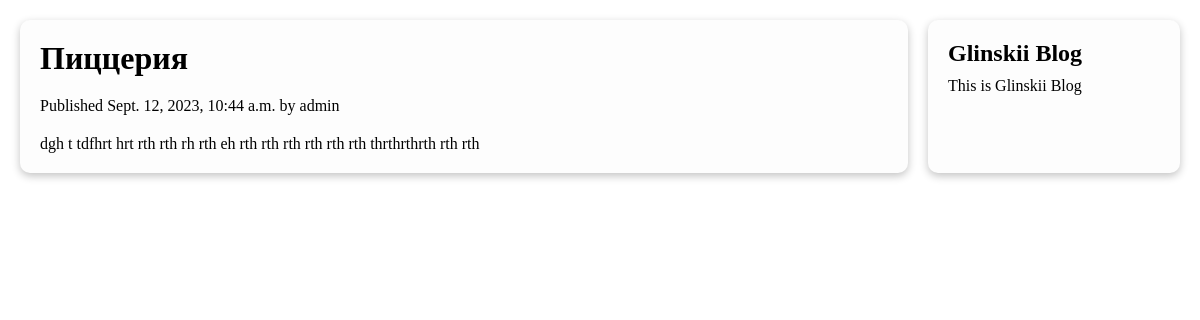
The page /blog2/ on the database its author committed.
### blog/models.py (models this page shows, shortened)
class Post(models.Model):
    class Status(models.TextChoices):
        DRAFT = 'DF', 'Draft'
        PUBLISHED = 'PB', 'Published'
    title = models.CharField(max_length=250)
    slug = models.SlugField(max_length=250)
    author = models.ForeignKey(User, on_delete=models.CASCADE, related_name='blog_posts')
    body = models.TextField()
    publish = models.DateTimeField(default=timezone.now())
    created = models.DateTimeField(auto_now_add=True)
    updated = models.DateTimeField(auto_now=True)
    status = models.CharField(max_length=2, choices=Status.choices, default=Status.DRAFT)
    objects = models.Manager()
    published = PublishedManager()
    class Meta:
        ordering = ['-publish']
        indexes = [
            models.Index(fields=['-publish']),
        ]

### blog/views.py (the view)
# urls.py: path('<int:id>/', views.post_detail, name='post_detail'),
def post_detail(request, id):
    post = get_object_or_404(Post, id=id, status=Post.Status.PUBLISHED)
    return render(request, 'blog/post/detail.html', {'post': post})

### blog/templates/blog/post/detail.html (shortened to what this page needs)
{% extends 'blog/base.html' %}
{% block content %}
    <h1>{{post.title}}</h1>
    <p class="date">
        Published {{post.publish}} by {{post.author}}
    </p>
    {{post.body|linebreaks}}
{% endblock %}

### blog/static/css/blog.css (style rules this page uses)
* { margin: 0; padding: 0; }
body { padding: 20px; }

### rows shown on the page
Post: title "Пиццерия", publish "Sept. 12, 2023, 10:44 a.m.", author "admin", body "dgh t tdfhrt hrt rth rth rh rth eh rth rth rth rth rth rth thrthrthrth rth rth"
